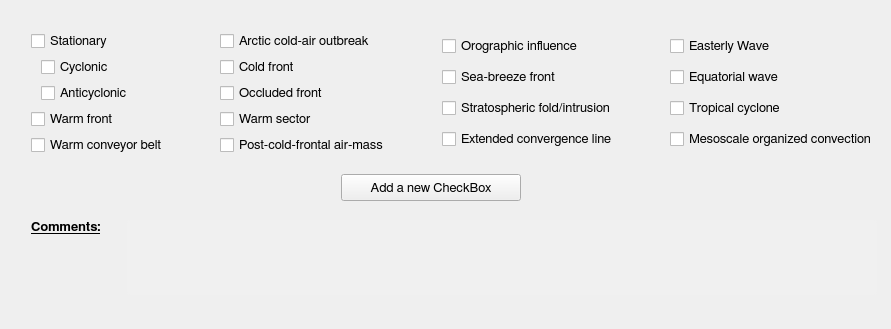
          <widget class="QWidget" name="tabWidgetPage5">
           <attribute name="title">
            <string>Atmospheric Synoptic Features</string>
           </attribute>
           <layout class="QGridLayout" name="gridLayout_19">
            <item row="1" column="1" colspan="2">
             <spacer name="verticalSpacer_66">
              <property name="orientation">
               <enum>Qt::Vertical</enum>
              </property>
              <property name="sizeType">
               <enum>QSizePolicy::Fixed</enum>
              </property>
              <property name="sizeHint" stdset="0">
               <size>
                <width>20</width>
                <height>20</height>
               </size>
              </property>
             </spacer>
            </item>
            <item row="2" column="3">
             <spacer name="horizontalSpacer_41">
              <property name="orientation">
               <enum>Qt::Horizontal</enum>
              </property>
              <property name="sizeHint" stdset="0">
               <size>
                <width>3</width>
                <height>20</height>
               </size>
              </property>
             </spacer>
            </item>
            <item row="2" column="1" rowspan="2" colspan="2">
             <layout class="QVBoxLayout" name="verticalLayout_61">
              <item>
               <layout class="QHBoxLayout" name="horizontalLayout_21">
                <item>
                 <layout class="QVBoxLayout" name="verticalLayout_10">
                  <item>
                   <widget class="QCheckBox" name="stationaryCheck">
                    <property name="font">
                     <font>
                      <family>FreeSans</family>
                      <pointsize>10</pointsize>
                      <weight>50</weight>
                      <bold>false</bold>
                      <stylestrategy>PreferAntialias</stylestrategy>
                      <kerning>true</kerning>
                     </font>
                    </property>
                    <property name="text">
                     <string>Stationary</string>
                    </property>
                   </widget>
                  </item>
                  <item>
                   <layout class="QHBoxLayout" name="horizontalLayout_20">
                    <item>
                     <spacer name="horizontalSpacer_15">
                      <property name="orientation">
                       <enum>Qt::Horizontal</enum>
                      </property>
                      <property name="sizeType">
                       <enum>QSizePolicy::Fixed</enum>
                      </property>
                      <property name="sizeHint" stdset="0">
                       <size>
                        <width>10</width>
                        <height>10</height>
                       </size>
                      </property>
                     </spacer>
                    </item>
                    <item>
                     <widget class="QCheckBox" name="stationaryCyclonicCheck">
                      <property name="font">
                       <font>
                        <family>FreeSans</family>
                        <pointsize>10</pointsize>
                        <weight>50</weight>
                        <bold>false</bold>
                        <stylestrategy>PreferAntialias</stylestrategy>
                        <kerning>true</kerning>
                       </font>
                      </property>
                      <property name="text">
                       <string>Cyclonic</string>
                      </property>
                     </widget>
                    </item>
                   </layout>
                  </item>
                  <item>
                   <layout class="QHBoxLayout" name="horizontalLayout_19">
                    <item>
                     <spacer name="horizontalSpacer_16">
                      <property name="orientation">
                       <enum>Qt::Horizontal</enum>
                      </property>
                      <property name="sizeType">
                       <enum>QSizePolicy::Fixed</enum>
                      </property>
                      <property name="sizeHint" stdset="0">
                       <size>
                        <width>10</width>
                        <height>10</height>
                       </size>
                      </property>
                     </spacer>
                    </item>
                    <item>
                     <widget class="QCheckBox" name="stationaryAnticyclonicCheck">
                      <property name="font">
                       <font>
                        <family>FreeSans</family>
                        <pointsize>10</pointsize>
                        <weight>50</weight>
                        <bold>false</bold>
                        <stylestrategy>PreferAntialias</stylestrategy>
                        <kerning>true</kerning>
                       </font>
                      </property>
                      <property name="text">
                       <string>Anticyclonic</string>
                      </property>
                     </widget>
                    </item>
                   </layout>
                  </item>
                  <item>
                   <widget class="QCheckBox" name="warmFrontCheck">
                    <property name="font">
                     <font>
                      <family>FreeSans</family>
                      <pointsize>10</pointsize>
                      <weight>50</weight>
                      <bold>false</bold>
                      <stylestrategy>PreferAntialias</stylestrategy>
                      <kerning>true</kerning>
                     </font>
                    </property>
                    <property name="text">
                     <string>Warm front</string>
                    </property>
                   </widget>
                  </item>
                  <item>
                   <widget class="QCheckBox" name="warmConveyorBeltCheck">
                    <property name="font">
                     <font>
                      <family>FreeSans</family>
                      <pointsize>10</pointsize>
                      <weight>50</weight>
                      <bold>false</bold>
                      <stylestrategy>PreferAntialias</stylestrategy>
                      <kerning>true</kerning>
                     </font>
                    </property>
                    <property name="text">
                     <string>Warm conveyor belt</string>
                    </property>
                   </widget>
                  </item>
                 </layout>
                </item>
                <item>
                 <spacer name="horizontalSpacer_122">
                  <property name="orientation">
                   <enum>Qt::Horizontal</enum>
                  </property>
                  <property name="sizeType">
                   <enum>QSizePolicy::Expanding</enum>
                  </property>
                  <property name="sizeHint" stdset="0">
                   <size>
                    <width>20</width>
                    <height>20</height>
                   </size>
                  </property>
                 </spacer>
                </item>
                <item>
                 <layout class="QVBoxLayout" name="verticalLayout_13">
                  <property name="spacing">
                   <number>6</number>
                  </property>
                  <item>
                   <widget class="QCheckBox" name="arcticColdAirOutbreakCheck">
                    <property name="font">
                     <font>
                      <family>FreeSans</family>
                      <pointsize>10</pointsize>
                      <weight>50</weight>
                      <bold>false</bold>
                      <stylestrategy>PreferAntialias</stylestrategy>
                      <kerning>true</kerning>
                     </font>
                    </property>
                    <property name="text">
                     <string>Arctic cold-air outbreak</string>
                    </property>
                   </widget>
                  </item>
                  <item>
                   <widget class="QCheckBox" name="coldFrontCheck">
                    <property name="font">
                     <font>
                      <family>FreeSans</family>
                      <pointsize>10</pointsize>
                      <weight>50</weight>
                      <bold>false</bold>
                      <stylestrategy>PreferAntialias</stylestrategy>
                      <kerning>true</kerning>
                     </font>
                    </property>
                    <property name="text">
                     <string>Cold front</string>
                    </property>
                   </widget>
                  </item>
                  <item>
                   <widget class="QCheckBox" name="occludedFrontCheck">
                    <property name="font">
                     <font>
                      <family>FreeSans</family>
                      <pointsize>10</pointsize>
                      <weight>50</weight>
                      <bold>false</bold>
                      <stylestrategy>PreferAntialias</stylestrategy>
                      <kerning>true</kerning>
                     </font>
                    </property>
                    <property name="text">
                     <string>Occluded front</string>
                    </property>
                   </widget>
                  </item>
                  <item>
                   <widget class="QCheckBox" name="warmSectorCheck">
                    <property name="font">
                     <font>
                      <family>FreeSans</family>
                      <pointsize>10</pointsize>
                      <weight>50</weight>
                      <bold>false</bold>
                      <stylestrategy>PreferAntialias</stylestrategy>
                      <kerning>true</kerning>
                     </font>
                    </property>
                    <property name="text">
                     <string>Warm sector</string>
                    </property>
                   </widget>
                  </item>
                  <item>
                   <widget class="QCheckBox" name="postColdFrontalAirMassCheck">
                    <property name="font">
                     <font>
                      <family>FreeSans</family>
                      <pointsize>10</pointsize>
                      <weight>50</weight>
                      <bold>false</bold>
                      <stylestrategy>PreferAntialias</stylestrategy>
                      <kerning>true</kerning>
                     </font>
                    </property>
                    <property name="text">
                     <string>Post-cold-frontal air-mass</string>
                    </property>
                   </widget>
                  </item>
                 </layout>
                </item>
                <item>
                 <spacer name="horizontalSpacer_123">
                  <property name="orientation">
                   <enum>Qt::Horizontal</enum>
                  </property>
                  <property name="sizeType">
                   <enum>QSizePolicy::Expanding</enum>
                  </property>
                  <property name="sizeHint" stdset="0">
                   <size>
                    <width>20</width>
                    <height>20</height>
                   </size>
                  </property>
                 </spacer>
                </item>
                <item>
                 <layout class="QVBoxLayout" name="verticalLayout_14">
                  <property name="spacing">
                   <number>6</number>
                  </property>
                  <item>
                   <widget class="QCheckBox" name="orographicInfluenceCheck">
                    <property name="font">
                     <font>
                      <family>FreeSans</family>
                      <pointsize>10</pointsize>
                      <weight>50</weight>
                      <bold>false</bold>
                      <stylestrategy>PreferAntialias</stylestrategy>
                      <kerning>true</kerning>
                     </font>
                    </property>
                    <property name="text">
                     <string>Orographic influence</string>
                    </property>
                   </widget>
                  </item>
                  <item>
                   <widget class="QCheckBox" name="seaBreezeFrontCheck">
                    <property name="font">
                     <font>
                      <family>FreeSans</family>
                      <pointsize>10</pointsize>
                      <weight>50</weight>
                      <bold>false</bold>
                      <stylestrategy>PreferAntialias</stylestrategy>
                      <kerning>true</kerning>
                     </font>
                    </property>
                    <property name="text">
                     <string>Sea-breeze front</string>
                    </property>
                   </widget>
                  </item>
                  <item>
                   <widget class="QCheckBox" name="stratosphericFoldCheck">
                    <property name="font">
                     <font>
                      <family>FreeSans</family>
                      <pointsize>10</pointsize>
                      <weight>50</weight>
                      <bold>false</bold>
                      <stylestrategy>PreferAntialias</stylestrategy>
                      <kerning>true</kerning>
                     </font>
                    </property>
                    <property name="text">
                     <string>Stratospheric fold/intrusion</string>
                    </property>
                   </widget>
                  </item>
                  <item>
                   <widget class="QCheckBox" name="extendedConvergenceLineCheck">
                    <property name="font">
                     <font>
                      <family>FreeSans</family>
                      <pointsize>10</pointsize>
                      <weight>50</weight>
                      <bold>false</bold>
                      <stylestrategy>PreferAntialias</stylestrategy>
                      <kerning>true</kerning>
                     </font>
                    </property>
                    <property name="text">
                     <string>Extended convergence line</string>
                    </property>
                   </widget>
                  </item>
                 </layout>
                </item>
                <item>
                 <spacer name="horizontalSpacer_124">
                  <property name="orientation">
                   <enum>Qt::Horizontal</enum>
                  </property>
                  <property name="sizeType">
                   <enum>QSizePolicy::Expanding</enum>
                  </property>
                  <property name="sizeHint" stdset="0">
                   <size>
                    <width>20</width>
                    <height>20</height>
                   </size>
                  </property>
                 </spacer>
                </item>
                <item>
                 <layout class="QVBoxLayout" name="verticalLayout_15">
                  <property name="spacing">
                   <number>6</number>
                  </property>
                  <item>
                   <widget class="QCheckBox" name="easterlyWaveCheck">
                    <property name="font">
                     <font>
                      <family>FreeSans</family>
                      <pointsize>10</pointsize>
                      <weight>50</weight>
                      <bold>false</bold>
                      <stylestrategy>PreferAntialias</stylestrategy>
                      <kerning>true</kerning>
                     </font>
                    </property>
                    <property name="text">
                     <string>Easterly Wave</string>
                    </property>
                   </widget>
                  </item>
                  <item>
                   <widget class="QCheckBox" name="equatorialWaveCheck">
                    <property name="font">
                     <font>
                      <family>FreeSans</family>
                      <pointsize>10</pointsize>
                      <weight>50</weight>
                      <bold>false</bold>
                      <stylestrategy>PreferAntialias</stylestrategy>
                      <kerning>true</kerning>
                     </font>
                    </property>
                    <property name="text">
                     <string>Equatorial wave</string>
                    </property>
                   </widget>
                  </item>
                  <item>
                   <widget class="QCheckBox" name="tropicalCycloneCheck">
                    <property name="font">
                     <font>
                      <family>FreeSans</family>
                      <pointsize>10</pointsize>
                      <weight>50</weight>
                      <bold>false</bold>
                      <stylestrategy>PreferAntialias</stylestrategy>
                      <kerning>true</kerning>
                     </font>
                    </property>
                    <property name="text">
                     <string>Tropical cyclone</string>
                    </property>
                   </widget>
                  </item>
                  <item>
                   <widget class="QCheckBox" name="mesoscaleOrganizedConvectionCheck">
                    <property name="minimumSize">
                     <size>
                      <width>0</width>
                      <height>0</height>
                     </size>
                    </property>
                    <property name="maximumSize">
                     <size>
                      <width>16777215</width>
                      <height>16777215</height>
                     </size>
                    </property>
                    <property name="font">
                     <font>
                      <family>FreeSans</family>
                      <pointsize>10</pointsize>
                      <weight>50</weight>
                      <bold>false</bold>
                      <stylestrategy>PreferAntialias</stylestrategy>
                      <kerning>true</kerning>
                     </font>
                    </property>
                    <property name="autoFillBackground">
                     <bool>false</bool>
                    </property>
                    <property name="text">
                     <string>Mesoscale organized convection</string>
                    </property>
                    <property name="checked">
                     <bool>false</bool>
                    </property>
                    <property name="autoRepeat">
                     <bool>false</bool>
                    </property>
                    <property name="autoExclusive">
                     <bool>false</bool>
                    </property>
                    <property name="tristate">
                     <bool>false</bool>
                    </property>
                   </widget>
                  </item>
                 </layout>
                </item>
               </layout>
              </item>
              <item>
               <spacer name="verticalSpacer_25">
                <property name="orientation">
                 <enum>Qt::Vertical</enum>
                </property>
                <property name="sizeType">
                 <enum>QSizePolicy::Fixed</enum>
                </property>
                <property name="sizeHint" stdset="0">
                 <size>
                  <width>20</width>
                  <height>13</height>
                 </size>
                </property>
               </spacer>
              </item>
              <item>
               <layout class="QHBoxLayout" name="horizontalLayout_63">
                <item>
                 <spacer name="horizontalSpacer_61">
                  <property name="orientation">
                   <enum>Qt::Horizontal</enum>
                  </property>
                  <property name="sizeHint" stdset="0">
                   <size>
                    <width>40</width>
                    <height>20</height>
                   </size>
                  </property>
                 </spacer>
                </item>
                <item>
                 <widget class="QPushButton" name="af_addButton">
                  <property name="minimumSize">
                   <size>
                    <width>180</width>
                    <height>27</height>
                   </size>
                  </property>
                  <property name="maximumSize">
                   <size>
                    <width>180</width>
                    <height>27</height>
                   </size>
                  </property>
                  <property name="font">
                   <font>
                    <family>FreeSans</family>
                    <pointsize>10</pointsize>
                    <weight>50</weight>
                    <bold>false</bold>
                    <stylestrategy>PreferAntialias</stylestrategy>
                    <kerning>true</kerning>
                   </font>
                  </property>
                  <property name="text">
                   <string>Add a new CheckBox</string>
                  </property>
                  <property name="flat">
                   <bool>false</bool>
                  </property>
                 </widget>
                </item>
                <item>
                 <spacer name="horizontalSpacer_62">
                  <property name="orientation">
                   <enum>Qt::Horizontal</enum>
                  </property>
                  <property name="sizeType">
                   <enum>QSizePolicy::Fixed</enum>
                  </property>
                  <property name="sizeHint" stdset="0">
                   <size>
                    <width>13</width>
                    <height>20</height>
                   </size>
                  </property>
                 </spacer>
                </item>
                <item>
                 <widget class="QToolButton" name="af_infoButton">
                  <property name="minimumSize">
                   <size>
                    <width>27</width>
                    <height>27</height>
                   </size>
                  </property>
                  <property name="maximumSize">
                   <size>
                    <width>27</width>
                    <height>27</height>
                   </size>
                  </property>
                  <property name="styleSheet">
                   <string notr="true">QToolButton:hover {border: 1px solid gray; border-radius: 4px; background-color: qlineargradient(x1: 0, y1: 0, x2: 0, y2: 1, stop: 0 #f6f7fa, stop: 1 #dadbde); width: 27px; height: 27px;}

QToolButton:pressed {background-color: qlineargradient(x1: 0, y1: 0, x2: 0, y2: 1, stop: 0 #dadbde, stop: 1 #f6f7fa);}

QToolButton:flat {border: none;}</string>
                  </property>
                  <property name="text">
                   <string/>
                  </property>
                  <property name="icon">
                   <iconset>
                    <normaloff>icons/info_icon.png</normaloff>icons/info_icon.png</iconset>
                  </property>
                  <property name="iconSize">
                   <size>
                    <width>27</width>
                    <height>27</height>
                   </size>
                  </property>
                  <property name="autoRaise">
                   <bool>true</bool>
                  </property>
                 </widget>
                </item>
                <item>
                 <spacer name="horizontalSpacer_63">
                  <property name="orientation">
                   <enum>Qt::Horizontal</enum>
                  </property>
                  <property name="sizeHint" stdset="0">
                   <size>
                    <width>40</width>
                    <height>20</height>
                   </size>
                  </property>
                 </spacer>
                </item>
               </layout>
              </item>
              <item>
               <layout class="QGridLayout" name="gridLayout_9"/>
              </item>
              <item>
               <spacer name="verticalSpacer_37">
                <property name="orientation">
                 <enum>Qt::Vertical</enum>
                </property>
                <property name="sizeType">
                 <enum>QSizePolicy::Fixed</enum>
                </property>
                <property name="sizeHint" stdset="0">
                 <size>
                  <width>20</width>
                  <height>13</height>
                 </size>
                </property>
               </spacer>
              </item>
              <item>
               <layout class="QHBoxLayout" name="horizontalLayout_22">
                <item>
                 <layout class="QVBoxLayout" name="verticalLayout_47">
                  <item>
                   <widget class="QLabel" name="label_16">
                    <property name="minimumSize">
                     <size>
                      <width>90</width>
                      <height>27</height>
                     </size>
                    </property>
                    <property name="maximumSize">
                     <size>
                      <width>16777215</width>
                      <height>27</height>
                     </size>
                    </property>
                    <property name="font">
                     <font>
                      <family>FreeSans</family>
                      <pointsize>10</pointsize>
                      <weight>75</weight>
                      <bold>true</bold>
                      <underline>true</underline>
                      <stylestrategy>PreferAntialias</stylestrategy>
                      <kerning>true</kerning>
                     </font>
                    </property>
                    <property name="text">
                     <string>Comments:</string>
                    </property>
                    <property name="alignment">
                     <set>Qt::AlignLeading|Qt::AlignLeft|Qt::AlignTop</set>
                    </property>
                   </widget>
                  </item>
                  <item>
                   <spacer name="verticalSpacer_38">
                    <property name="orientation">
                     <enum>Qt::Vertical</enum>
                    </property>
                    <property name="sizeHint" stdset="0">
                     <size>
                      <width>20</width>
                      <height>18</height>
                     </size>
                    </property>
                   </spacer>
                  </item>
                 </layout>
                </item>
                <item>
                 <widget class="QTextEdit" name="AFOtherTextBox">
                  <property name="minimumSize">
                   <size>
                    <width>750</width>
                    <height>75</height>
                   </size>
                  </property>
                  <property name="maximumSize">
                   <size>
                    <width>16777215</width>
                    <height>75</height>
                   </size>
                  </property>
                  <property name="font">
                   <font>
                    <family>FreeSans</family>
                    <pointsize>10</pointsize>
                    <weight>50</weight>
                    <bold>false</bold>
                    <stylestrategy>PreferAntialias</stylestrategy>
                   </font>
                  </property>
                  <property name="styleSheet">
                   <string notr="true">QTextEdit {
	border-radius: 3px;
   padding: 1px 4px 1px 4px;
	background-color:  rgb(240, 240, 240);
}</string>
                  </property>
                  <property name="frameShape">
                   <enum>QFrame::NoFrame</enum>
                  </property>
                 </widget>
                </item>
               </layout>
              </item>
             </layout>
            </item>
            <item row="4" column="2">
             <spacer name="verticalSpacer_11">
              <property name="orientation">
               <enum>Qt::Vertical</enum>
              </property>
              <property name="sizeHint" stdset="0">
               <size>
                <width>20</width>
                <height>23</height>
               </size>
              </property>
             </spacer>
            </item>
            <item row="2" column="0">
             <spacer name="horizontalSpacer_121">
              <property name="orientation">
               <enum>Qt::Horizontal</enum>
              </property>
              <property name="sizeType">
               <enum>QSizePolicy::Fixed</enum>
              </property>
              <property name="sizeHint" stdset="0">
               <size>
                <width>20</width>
                <height>20</height>
               </size>
              </property>
             </spacer>
            </item>
           </layout>
          </widget>
